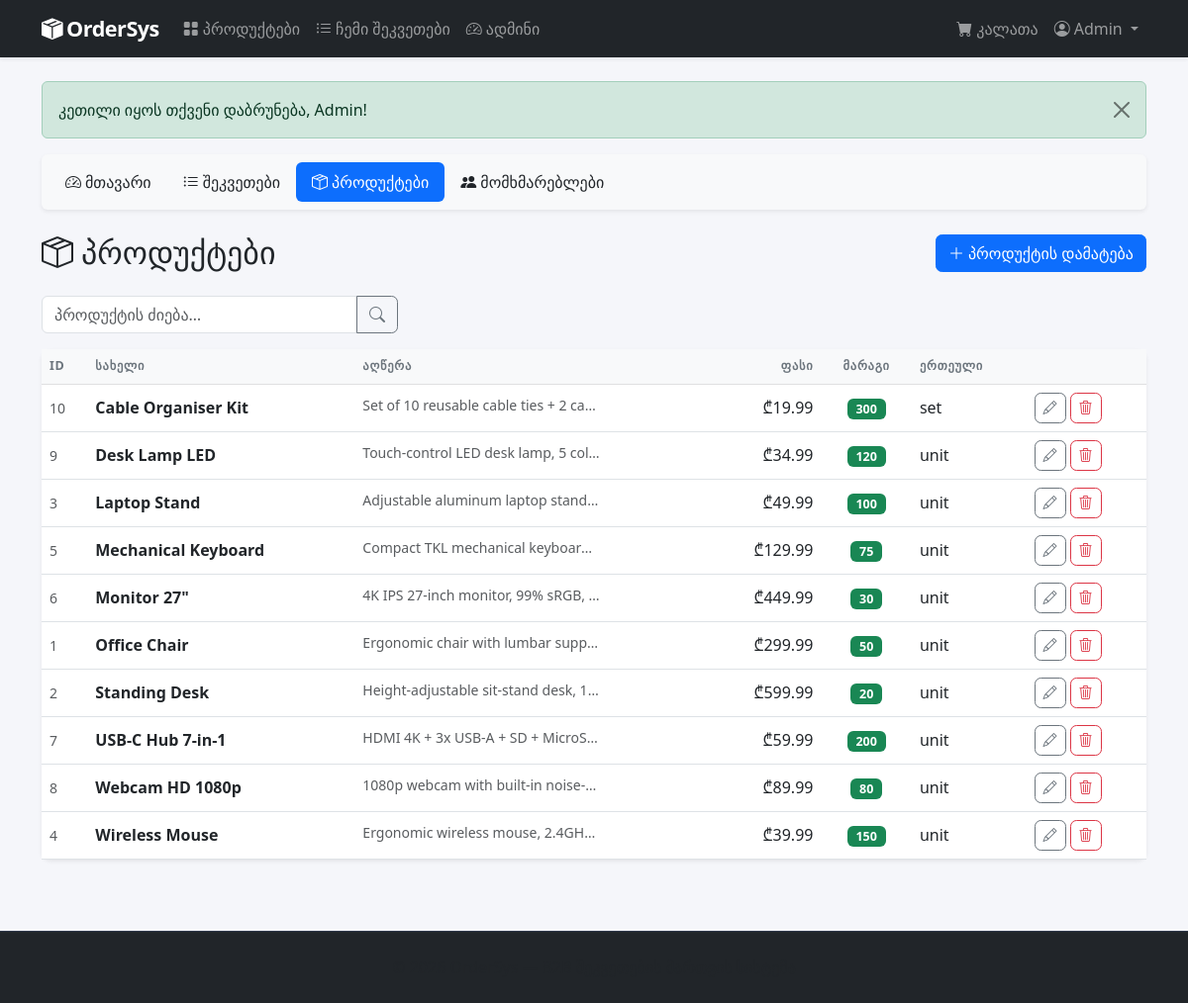
/admin/products.php (signed in), run on the app's committed database.
### tables this page shows
CREATE TABLE IF NOT EXISTS products (
    id INT AUTO_INCREMENT PRIMARY KEY,
    name VARCHAR(200) NOT NULL,
    description TEXT DEFAULT NULL,
    price DECIMAL(10,2) NOT NULL,
    stock INT DEFAULT 0,
    unit VARCHAR(50) DEFAULT 'unit',
    created_at TIMESTAMP DEFAULT CURRENT_TIMESTAMP
);

### admin/products.php (the view, shortened to what this page needs)
<?php
require_once '../includes/header.php';
$search = trim($_GET['q'] ?? '');
if ($search !== '') {
    $stmt = $pdo->prepare("SELECT * FROM products WHERE name LIKE ? ORDER BY name");
    $stmt->execute(['%' . $search . '%']);
} else {
    $stmt = $pdo->query("SELECT * FROM products ORDER BY name");
}
$products = $stmt->fetchAll();
?>
<?php require_once 'partials/subnav.php'; ?>
<div class="d-flex justify-content-between align-items-center mb-4">
    <h2 class="mb-0"><i class="bi bi-box-seam me-2"></i>პროდუქტები</h2>
    <a href="/admin/product_edit.php" class="btn btn-primary">
        <i class="bi bi-plus-lg me-1"></i>პროდუქტის დამატება
    </a>
</div>
<form method="GET" class="mb-3">
    <div class="input-group" style="max-width:360px">
        <input type="text" name="q" class="form-control" placeholder="პროდუქტის ძიება…" value="<?= htmlspecialchars($search) ?>">
        <button class="btn btn-outline-secondary" type="submit"><i class="bi bi-search"></i></button>
    </div>
</form>
<div class="card shadow-sm">
    <div class="card-body p-0">
        <?php if (empty($products)): ?>
        <p class="p-4 mb-0 text-muted">პროდუქტები ვერ მოიძებნა.</p>
        <?php else: ?>
        <table class="table table-hover mb-0 align-middle">
            <thead class="table-light">
                <tr>
                    <th>ID</th>
                    <th>სახელი</th>
                    <th>აღწერა</th>
                    <th class="text-end">ფასი</th>
                    <th class="text-center">მარაგი</th>
                    <th>ერთეული</th>
                    <th></th>
                </tr>
            </thead>
            <tbody>
            <?php foreach ($products as $p): ?>
            <tr>
                <td class="text-muted small"><?= $p['id'] ?></td>
                <td class="fw-semibold"><?= htmlspecialchars($p['name']) ?></td>
                <td class="text-muted small" style="max-width:250px">
                    <span class="text-truncate d-inline-block" style="max-width:240px">
                        <?= htmlspecialchars($p['description'] ?? '') ?>
                    </span>
                </td>
                <td class="text-end">₾<?= number_format($p['price'], 2) ?></td>
                <td class="text-center">
                    <span class="badge bg-<?= $p['stock'] == 0 ? 'danger' : ($p['stock'] < 10 ? 'warning' : 'success') ?>">
                        <?= $p['stock'] ?>
                    </span>
                </td>
                <td><?= htmlspecialchars($p['unit']) ?></td>
                <td>
                    <div class="d-flex gap-1">
                        <a href="/admin/product_edit.php?id=<?= $p['id'] ?>" class="btn btn-sm btn-outline-secondary">
                            <i class="bi bi-pencil"></i>
                        </a>
                        <form method="POST" onsubmit="return confirm('წაიშალოს \"<?= addslashes(htmlspecialchars($p['name'])) ?>\"?')">
                            <button class="btn btn-sm btn-outline-danger"><i class="bi bi-trash3"></i></button>
                        </form>
                    </div>
                </td>
            </tr>
            <?php endforeach; ?>
            </tbody>
        </table>
        <?php endif; ?>
    </div>
</div>
<?php require_once '../includes/footer.php'; ?>

### assets/css/style.css (style rules this page uses)
body { background-color: #f5f6fa; font-family: 'Segoe UI', system-ui, sans-serif; }
.card { border: none; border-radius: 0.6rem; box-shadow: 0 1px 4px rgba(0,0,0,0.08); }
.table th { font-size: 0.78rem; font-weight: 700; text-transform: uppercase; letter-spacing: 0.06em; color: #6c757d; }
.badge { font-size: 0.78rem; padding: 0.35em 0.7em; font-weight: 600; }
.btn { border-radius: 0.4rem; }

### data on the page
products: id "10", name "Cable Organiser Kit", description "Set of 10 reusable cable ties + 2 ca…", price "19.99", stock "300", unit "set"
products: id "9", name "Desk Lamp LED", description "Touch-control LED desk lamp, 5 col…", price "34.99", stock "120", unit "unit"
products: id "3", name "Laptop Stand", description "Adjustable aluminum laptop stand…", price "49.99", stock "100", unit "unit"
products: id "5", name "Mechanical Keyboard", description "Compact TKL mechanical keyboar…", price "129.99", stock "75", unit "unit"
products: id "6", name "Monitor 27\"", description "4K IPS 27-inch monitor, 99% sRGB,…", price "449.99", stock "30", unit "unit"
products: id "1", name "Office Chair", description "Ergonomic chair with lumbar supp…", price "299.99", stock "50", unit "unit"
products: id "2", name "Standing Desk", description "Height-adjustable sit-stand desk, 1…", price "599.99", stock "20", unit "unit"
products: id "7", name "USB-C Hub 7-in-1", description "HDMI 4K + 3x USB-A + SD + MicroS…", price "59.99", stock "200", unit "unit"
products: id "8", name "Webcam HD 1080p", description "1080p webcam with built-in noise-…", price "89.99", stock "80", unit "unit"
products: id "4", name "Wireless Mouse", description "Ergonomic wireless mouse, 2.4GH…", price "39.99", stock "150", unit "unit"

### other printed values
$_SESSION['user_name'] "Admin"
$flash['message'] "კეთილი იყოს თქვენი დაბრუნება, Admin!"
